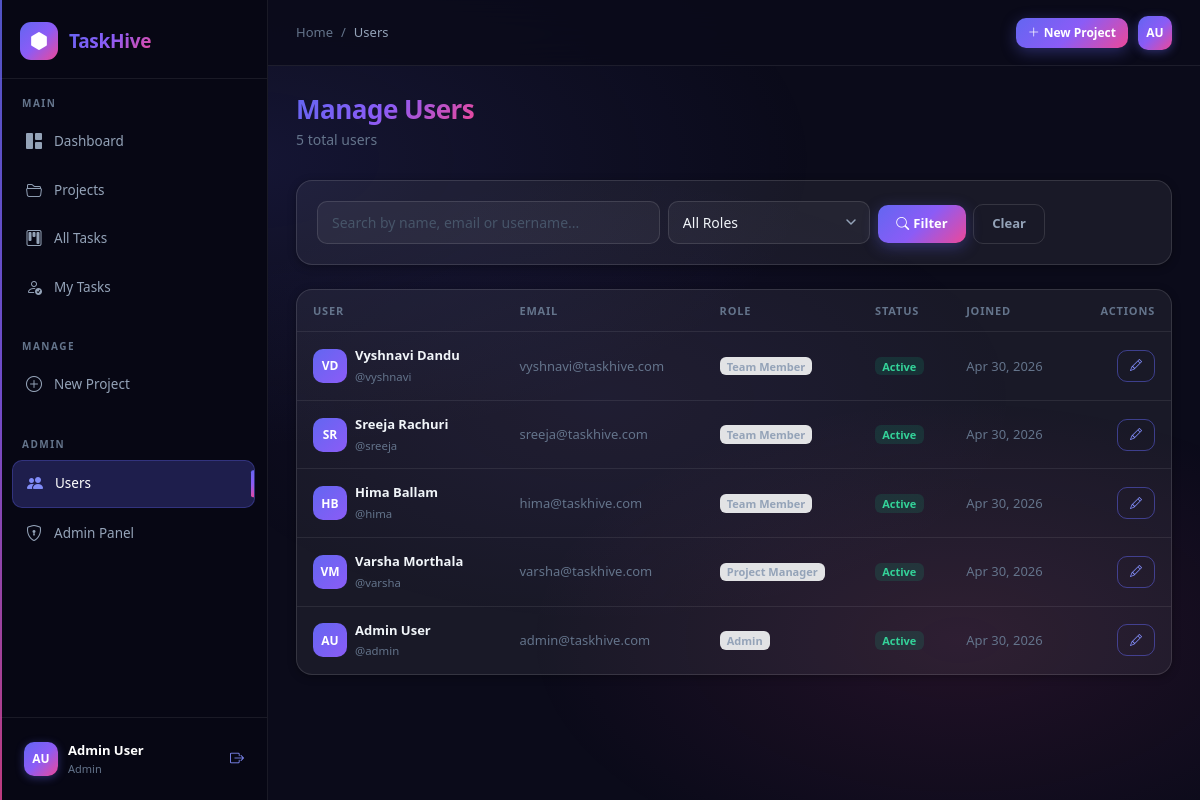
/users/manage/ (signed in), run on the app's committed database.
### users/models.py (models this page shows, shortened)
class User(AbstractUser):
    ROLE_CHOICES = [
        ('admin', 'Admin'),
        ('manager', 'Project Manager'),
        ('member', 'Team Member'),
    ]
    role = models.CharField(max_length=20, choices=ROLE_CHOICES, default='member')
    avatar = models.ImageField(upload_to='avatars/', null=True, blank=True)
    bio = models.TextField(blank=True)
    phone = models.CharField(max_length=20, blank=True)
    created_at = models.DateTimeField(auto_now_add=True)
    updated_at = models.DateTimeField(auto_now=True)
    class Meta:
        verbose_name = 'User'
        verbose_name_plural = 'Users'
        ordering = ['-date_joined']
    @property
    def is_admin(self):
        return self.role == 'admin' or self.is_superuser
    @property
    def is_manager(self):
        return self.role in ('admin', 'manager') or self.is_superuser

### users/views.py (the view)
# urls.py: path('manage/', views.user_list_view, name='user_list'),
@login_required
def user_list_view(request):
    if not request.user.is_admin:
        messages.error(request, 'Access denied.')
        return redirect('dashboard')
    query = request.GET.get('q', '')
    role = request.GET.get('role', '')
    users = User.objects.all()
    if query:
        users = users.filter(Q(username__icontains=query) | Q(email__icontains=query) |
                             Q(first_name__icontains=query) | Q(last_name__icontains=query))
    if role:
        users = users.filter(role=role)
    return render(request, 'users/user_list.html', {'users': users, 'query': query, 'selected_role': role})

### users/templates/users/user_list.html (shortened to what this page needs)
{% extends 'base.html' %}
{% block breadcrumb %}<li class="breadcrumb-item active">Users</li>{% endblock %}
{% block content %}
<div class="page-header">
    <div>
        <h1 class="page-title">Manage Users</h1>
        <p class="page-subtitle">{{ users.count }} total users</p>
    </div>
</div>
<div class="card mb-4">
    <div class="card-body">
        <form method="get" class="row g-2 align-items-end">
            <div class="col-md-5">
                <input type="text" name="q" value="{{ query }}" class="form-control" placeholder="Search by name, email or username...">
            </div>
            <div class="col-md-3">
                <select name="role" class="form-select">
                    <option value="">All Roles</option>
                </select>
            </div>
            <div class="col-auto">
                <button type="submit" class="btn btn-primary"><i class="bi bi-search me-1"></i>Filter</button>
                <a href="{% url 'user_list' %}" class="btn btn-outline-secondary ms-1">Clear</a>
            </div>
        </form>
    </div>
</div>
<div class="card">
    <div class="card-body p-0">
        <div class="table-responsive">
            <table class="table table-hover mb-0">
                <thead>
                    <tr>
                        <th>User</th>
                        <th>Email</th>
                        <th>Role</th>
                        <th>Status</th>
                        <th>Joined</th>
                        <th class="text-end">Actions</th>
                    </tr>
                </thead>
                <tbody>
                    {% for u in users %}
                    <tr>
                        <td>
                            <div class="d-flex align-items-center gap-2">
                                <div class="avatar-sm">{{ u.first_name|first|upper }}{{ u.last_name|first|upper }}</div>
                                <div>
                                    <div class="fw-medium">{{ u.get_full_name|default:u.username }}</div>
                                    <small class="text-muted">@{{ u.username }}</small>
                                </div>
                            </div>
                        </td>
                        <td class="text-muted">{{ u.email|default:"—" }}</td>
                        <td><span class="badge bg-secondary-subtle text-secondary">{{ u.get_role_display }}</span></td>
                        <td>
                            {% if u.is_active %}
                            <span class="badge bg-success-subtle text-success">Active</span>
                            {% else %}
                            <span class="badge bg-danger-subtle text-danger">Inactive</span>
                            {% endif %}
                        </td>
                        <td class="text-muted small">{{ u.date_joined|date:"M d, Y" }}</td>
                        <td class="text-end">
                            <a href="{% url 'user_edit' u.pk %}" class="btn btn-sm btn-outline-primary">
                                <i class="bi bi-pencil"></i>
                            </a>
                        </td>
                    </tr>
                    {% empty %}
                    <tr><td colspan="6" class="text-center text-muted py-4">No users found.</td></tr>
                    {% endfor %}
                </tbody>
            </table>
        </div>
    </div>
</div>
{% endblock %}

### templates/base.html (shortened to what this page needs)
<!DOCTYPE html>
<html lang="en" data-bs-theme="light">
<head>
    <link href="https://cdn.jsdelivr.net/npm/bootstrap@5.3.2/dist/css/bootstrap.min.css" rel="stylesheet">
    <link href="https://cdn.jsdelivr.net/npm/bootstrap-icons@1.11.3/font/bootstrap-icons.css" rel="stylesheet">
    {% load static %}
    <link href="{% static 'css/main.css' %}" rel="stylesheet">
</head>
<body>
{% if user.is_authenticated %}
<div class="sidebar" id="sidebar">
    <div class="sidebar-brand">
        <a href="{% url 'dashboard' %}" class="brand-link">
            <div class="brand-icon">
                <i class="bi bi-hexagon-fill"></i>
            </div>
            <span class="brand-text">TaskHive</span>
        </a>
    </div>
    <nav class="sidebar-nav">
        <div class="nav-section">
            <span class="nav-section-label">Main</span>
            <a href="{% url 'dashboard' %}" class="nav-item {% if request.resolver_match.url_name == 'dashboard' %}active{% endif %}">
                <i class="bi bi-grid-1x2-fill"></i><span>Dashboard</span>
            </a>
            <a href="{% url 'project_list' %}" class="nav-item {% if 'project' in request.resolver_match.url_name %}active{% endif %}">
                <i class="bi bi-folder2-open"></i><span>Projects</span>
            </a>
            <a href="{% url 'task_list' %}" class="nav-item {% if request.resolver_match.url_name == 'task_list' %}active{% endif %}">
                <i class="bi bi-kanban"></i><span>All Tasks</span>
            </a>
            <a href="{% url 'my_tasks' %}" class="nav-item {% if request.resolver_match.url_name == 'my_tasks' %}active{% endif %}">
                <i class="bi bi-person-check"></i><span>My Tasks</span>
            </a>
        </div>
        {% if user.is_manager %}
        <div class="nav-section">
            <span class="nav-section-label">Manage</span>
            <a href="{% url 'project_create' %}" class="nav-item">
                <i class="bi bi-plus-circle"></i><span>New Project</span>
            </a>
        </div>
        {% endif %}
        {% if user.is_admin %}
        <div class="nav-section">
            <span class="nav-section-label">Admin</span>
            <a href="{% url 'user_list' %}" class="nav-item {% if 'user' in request.resolver_match.url_name %}active{% endif %}">
                <i class="bi bi-people-fill"></i><span>Users</span>
            </a>
            <a href="/admin/" class="nav-item" target="_blank">
                <i class="bi bi-shield-lock"></i><span>Admin Panel</span>
            </a>
        </div>
        {% endif %}
    </nav>
    <div class="sidebar-footer">
        <a href="{% url 'profile' %}" class="user-widget">
            <div class="user-avatar">
                {% if user.avatar %}
                    <img src="{{ user.avatar.url }}" alt="{{ user.username }}">
                {% else %}
                    <span>{{ user.first_name|first|upper }}{{ user.last_name|first|upper }}</span>
                {% endif %}
            </div>
            <div class="user-info">
                <span class="user-name">{{ user.get_full_name|default:user.username }}</span>
                <span class="user-role">{{ user.get_role_display }}</span>
            </div>
        </a>
        <a href="{% url 'logout' %}" class="logout-btn" title="Logout">
            <i class="bi bi-box-arrow-right"></i>
        </a>
    </div>
</div>
<div class="main-wrapper">
    <header class="topbar">
        <div class="topbar-left">
            <nav aria-label="breadcrumb" class="d-none d-md-block">
                <ol class="breadcrumb mb-0">
                    <li class="breadcrumb-item"><a href="{% url 'dashboard' %}">Home</a></li>
                    {% block breadcrumb %}{% endblock %}
                </ol>
            </nav>
        </div>
        <div class="topbar-right">
            <div class="topbar-actions">
                {% if user.is_manager %}
                <a href="{% url 'project_create' %}" class="btn btn-primary btn-sm d-none d-md-inline-flex align-items-center gap-1">
                    <i class="bi bi-plus-lg"></i> New Project
                </a>
                {% endif %}
                <a href="{% url 'profile' %}" class="topbar-avatar" title="{{ user.username }}">
                    {% if user.avatar %}
                        <img src="{{ user.avatar.url }}" alt="{{ user.username }}">
                    {% else %}
                        <span>{{ user.first_name|first|upper }}{{ user.last_name|first|upper }}</span>
                    {% endif %}
                </a>
            </div>
        </div>
    </header>
    <main class="page-content">
        {% block content %}{% endblock %}
    </main>
</div>
{% endif %}
{% load static %}
</body>
</html>

### data on the page
User: first_name|first "A", last_name|first "U", get_full_name "Admin User", role "Admin", username "admin", email "admin@taskhive.com", is_active "Active", date_joined "Apr 30, 2026"
User: first_name|first "V", last_name|first "D", get_full_name "Vyshnavi Dandu", username "vyshnavi", email "vyshnavi@taskhive.com", role "Team Member", is_active "Active", date_joined "Apr 30, 2026"
User: first_name|first "S", last_name|first "R", get_full_name "Sreeja Rachuri", username "sreeja", email "sreeja@taskhive.com", role "Team Member", is_active "Active", date_joined "Apr 30, 2026"
User: first_name|first "H", last_name|first "B", get_full_name "Hima Ballam", username "hima", email "hima@taskhive.com", role "Team Member", is_active "Active", date_joined "Apr 30, 2026"
User: first_name|first "V", last_name|first "M", get_full_name "Varsha Morthala", username "varsha", email "varsha@taskhive.com", role "Project Manager", is_active "Active", date_joined "Apr 30, 2026"

### other printed values
{{ users.count }} "5"
